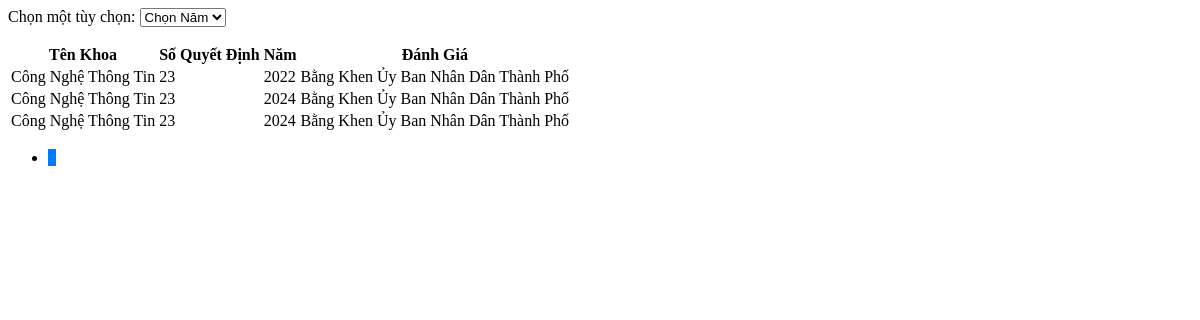
The page /Admin/xetdanhgiaTTubndtpview.php on the database as committed earlier.
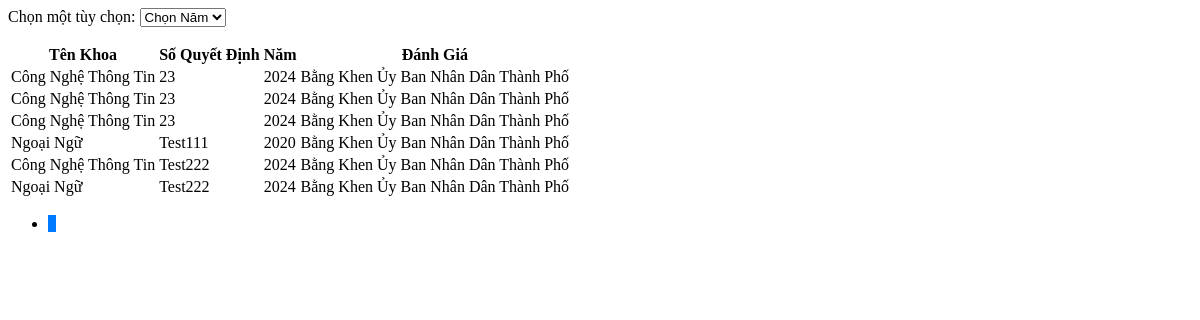
The same page on the database as committed later.
### tables this page shows
CREATE TABLE `danhgiatt` (
  `MaDGTT` int(20) NOT NULL,
  `MaKhoa` int(20) NOT NULL,
  `SoQD` varchar(100) NOT NULL,
  `Manam` int(20) NOT NULL,
  `DanhGia` varchar(50) NOT NULL DEFAULT 'Chờ Đánh Giá'
);

CREATE TABLE `khoa` (
  `MaKhoa` int(20) NOT NULL,
  `TenKhoa` varchar(50) NOT NULL,
  `MoTa` varchar(100) NOT NULL
);

CREATE TABLE `nam` (
  `Manam` int(20) NOT NULL,
  `Nam` varchar(20) NOT NULL
);

### Admin/danhgiaTT.php (called while the page is built, shortened)
<?php
include('./Khoa.php');
include('./nam.php');
class DanhgiaTT {
    public static function layTongSoDanhGiaubndtp($conn) {
        $sql = "SELECT COUNT(*) FROM danhgiatt WHERE DanhGia IN ('BK_UBNDTP')";
        $result = $conn->query($sql);
        $row = $result->fetch_row();
        return $row[0];
    }
    public static function layDanhGiaubndtpPhanTrang($conn, $startFrom, $recordsPerPage) {
        $sql = "SELECT * FROM danhgiatt WHERE DanhGia IN ('BK_UBNDTP') LIMIT $startFrom, $recordsPerPage";
        $result = $conn->query($sql);
        $danhgiattList = array();
        if ($result->num_rows > 0) {
            while($row = $result->fetch_assoc()) {
                $khoa_obj = Khoa::layKhoa($conn, $row["MaKhoa"]);
                $nam_obj = Nam::laynam($conn, $row["Manam"]);
                $danhgiatt_obj = new DanhgiaTT();
                $danhgiatt_obj->MaDGTT = $row["MaDGTT"];
                $danhgiatt_obj->MaKhoa = $khoa_obj->TenKhoa;
                $danhgiatt_obj->SoQD = $row["SoQD"];
                $danhgiatt_obj->Manam = $nam_obj->Nam;
                $danhgiatt_obj->DanhGia = $row["DanhGia"];
                $danhgiattList[] = $danhgiatt_obj;
            }
        }
        return $danhgiattList;
    }
}
?>

### Admin/Khoa.php (called while the page is built, shortened)
<?php
class Khoa {
    public static function layKhoa($conn, $id) {
        $sql = "SELECT * FROM Khoa WHERE MaKhoa = $id";
        $result = mysqli_query($conn, $sql);
        $Khoa = new Khoa();
        if ($row = mysqli_fetch_assoc($result)) {
            $Khoa->MaKhoa = $row['MaKhoa'];
            $Khoa->TenKhoa = $row['TenKhoa'];
            $Khoa->MoTa = $row["MoTa"];
        }
        return $Khoa;
    }
}
?>

### Admin/nam.php (called while the page is built, shortened)
<?php
    class Nam {
        public static function laynam($conn, $id) {
            $sql = "SELECT * FROM nam WHERE Manam = $id";
            $result = mysqli_query($conn, $sql);
            $nam = new Nam();
            $row = mysqli_fetch_assoc($result);
            $nam->Manam = $row['Manam'];
            $nam->Nam = $row['Nam'];
            return $nam;
        }
    }
?>

### Admin/xetdanhgiaTTubndtpview.php (the view, shortened to what this page needs)
<?php
include('./danhgiaTT.php');
$recordsPerPage = 10;
$currentPage = isset($_GET['page']) ? (int)$_GET['page'] : 1;
$startFrom = ($currentPage - 1) * $recordsPerPage;
$totalRecords = DanhgiaTT::layTongSoDanhGiaubndtp($conn);
$totalPages = ceil($totalRecords / $recordsPerPage);
$data = DanhgiaTT::layDanhGiaubndtpPhanTrang($conn, $startFrom, $recordsPerPage);
$awardMap = array(
    'BK_UBNDTP' => 'Bằng Khen Ủy Ban Nhân Dân Thành Phố',
);
?>
<div class="combobox">
    <label for="options">Chọn một tùy chọn:</label>
    <select name="options" id="options" onchange="fetchAndDisplayDanhGia(this.value)">
        <option value="">Chọn Năm</option>
    </select>
</div>
<table class="table table-bordered">
    <thead>
        <tr>
            <th>Tên Khoa</th>
            <th>Số Quyết Định</th>
            <th>Năm</th>
            <th>Đánh Giá</th>
        </tr>
    </thead>
    <tbody id="danhgiatp-table-body">
        <?php
        foreach ($data as $item) {
            $danhGia = isset($awardMap[$item->DanhGia]) ? $awardMap[$item->DanhGia] : $item->DanhGia;
        ?>
            <tr>
                <td scope="row"><?php echo htmlspecialchars($item->MaKhoa) ; ?></td>
                <td><?php echo htmlspecialchars($item->SoQD ?? "Cần Thêm Số Quyết Đinh Cho $item->MaKhoa");?></td>
                <td><?php echo htmlspecialchars($item->Manam ?? "Cần Thêm Năm Cho $item->MaKhoa"); ?></td>
                <td><?php echo htmlspecialchars($danhGia);?></td>
            </tr>
        <?php
        }
        ?>
    </tbody>
</table>
<nav aria-label="Page navigation">
    <ul class="pagination">
        <?php for ($i = 1; $i <= $totalPages; $i++): ?>
            <li class="page-item <?php echo $i == $currentPage ? 'active' : ''; ?>">
                <a class="page-link" href="?p=danhgiaTThubndtp&page=<?php echo $i; ?>"><?php echo $i; ?></a>
            </li>
        <?php endfor; ?>
    </ul>
</nav>

Rows that differ between the two databases and show on the page:
changed danhgiatt (number 1 of 6 on the later page): Manam.Nam "2022" → "2024"
added danhgiatt: MaKhoa.TenKhoa "Ngoại Ngữ", SoQD "Test111", Manam.Nam "2020", DanhGia "Bằng Khen Ủy Ban Nhân Dân Thành Phố"
added danhgiatt: MaKhoa.TenKhoa "Công Nghệ Thông Tin", SoQD "Test222", Manam.Nam "2024", DanhGia "Bằng Khen Ủy Ban Nhân Dân Thành Phố"
added danhgiatt: MaKhoa.TenKhoa "Ngoại Ngữ", SoQD "Test222", Manam.Nam "2024", DanhGia "Bằng Khen Ủy Ban Nhân Dân Thành Phố"
